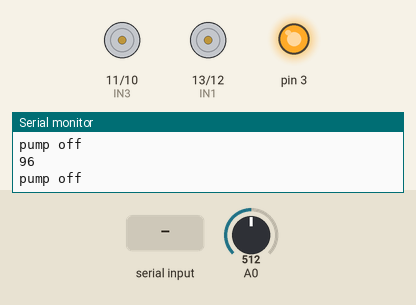
This sketch was run on a simulated Arduino Uno, built with avr-gcc and run on an emulated ATmega328P. On the bench: motor-driver pin pairs drawn as motors (green arrow = first pin HIGH = forward, orange = second pin HIGH = backward, longer = more drive), output pins drawn as LEDs (lit = HIGH), the last lines printed to the serial monitor. The test bench sets the inputs (shaded band); at power-on: A0 = 512.

Above: at 1.2 s.
1.3 s: A0 set to 641
2.8 s: A0 set to 666
At 3.4 s:
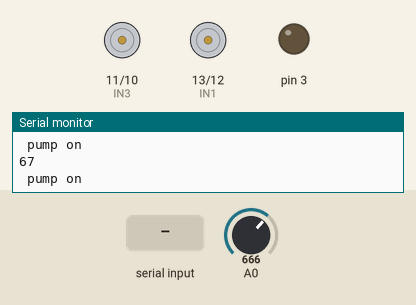
4.3 s: "F" received over Serial
At 5.3 s:
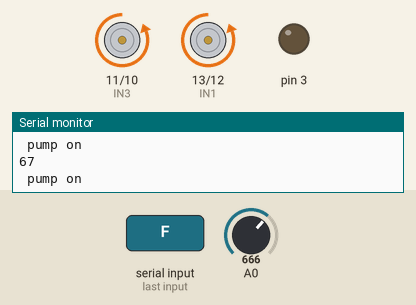
5.8 s: "L" received over Serial
At 6.5 s:
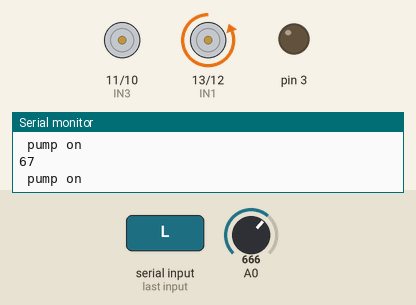
7.3 s: "R" received over Serial
At 7.8 s:
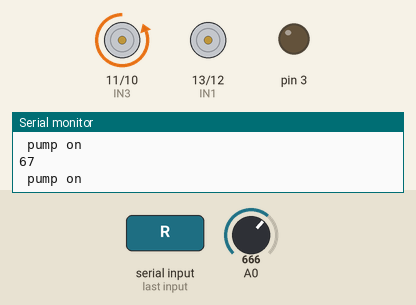
8.8 s: A0 set to 557
10.3 s: A0 set to 526
At 11.4 s:
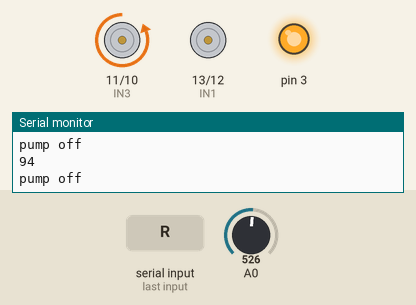
Timing chart, 0 to 12.8 s (numbered marks = the images above; inputs shaded):
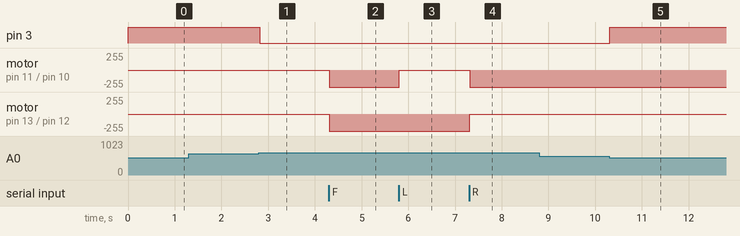

Measured:
- the behaviour switches between 655 and 656 on A0 (found by bisection; images 0 and 1)
- the behaviour switches between 544 and 543 on A0 (found by bisection; images 4 and 5)
- after the input at 2.8 s, pin 3: HIGH → LOW at once
- after the input at 4.3 s, motor on pin 11 (IN3) / pin 10 (IN4), motor on pin 13 (IN1) / pin 12 (IN2): stopped → backward 255/255 at once
- after the input at 5.8 s, motor on pin 11 (IN3) / pin 10 (IN4): backward 255/255 → stopped at once
- after the input at 7.3 s, motor on pin 11 (IN3) / pin 10 (IN4): stopped → backward 255/255 at once; motor on pin 13 (IN1) / pin 12 (IN2): backward 255/255 → stopped at once
- after the input at 10.3 s, pin 3: LOW → HIGH at once

The sketch:

final_code.ino
```cpp
int IN1 = 13;
int IN2 = 12; //motor back
int IN3 = 11;
int IN4 = 10; // motor2 back
char val;
int soilMoistureValue = 0;
int percentage=0;

void setup()
{
  pinMode(IN1, OUTPUT);
  pinMode(IN2, OUTPUT);
  pinMode(IN3, OUTPUT);
  pinMode(IN4, OUTPUT);
  pinMode(3, OUTPUT);
  digitalWrite(3, HIGH);
  Serial.begin(9600);

}
void loop()
{
  // code for watering
  soilMoistureValue = analogRead(A0);
// Serial.print(soilMoistureValue);
// Serial.print("  ");
percentage = map(soilMoistureValue, 490, 1023, 100, 0);
Serial.println(percentage);
if(percentage < 70)
{
  Serial.println(" pump on");
  digitalWrite(3,LOW);
}
if(percentage >90)
{
  Serial.println("pump off");
  digitalWrite(3,HIGH);
}


  // code for car
  if (Serial.available() > 0)
  {
    val = Serial.read();
    Serial.println(val);

    if ( val == 'F') // Forward
    {
      digitalWrite(IN1, LOW);
      digitalWrite(IN2, HIGH);
      digitalWrite(IN3, LOW);
      digitalWrite(IN4, HIGH);
    }
    else if (val == 'B') // Backward
    {
      // digitalWrite(IN1, LOW);
      // digitalWrite(IN2, HIGH);
      // digitalWrite(IN3, LOW);
      // digitalWrite(IN4, HIGH);
    }

    else if (val == 'L') //Left
    {
      digitalWrite(IN1, LOW);
      digitalWrite(IN2, HIGH);
      digitalWrite(IN3, LOW);
      digitalWrite(IN4, LOW);
    }
    else if (val == 'R') //Right
    {
      digitalWrite(IN1, LOW);
      digitalWrite(IN2, LOW);
      digitalWrite(IN3, LOW);
      digitalWrite(IN4, HIGH);
    }

    else if (val == 'S') //Stop
    {
      digitalWrite(IN1, LOW);
      digitalWrite(IN2, LOW);
      digitalWrite(IN3, LOW);
      digitalWrite(IN4, LOW);
    }
  }


}
```
